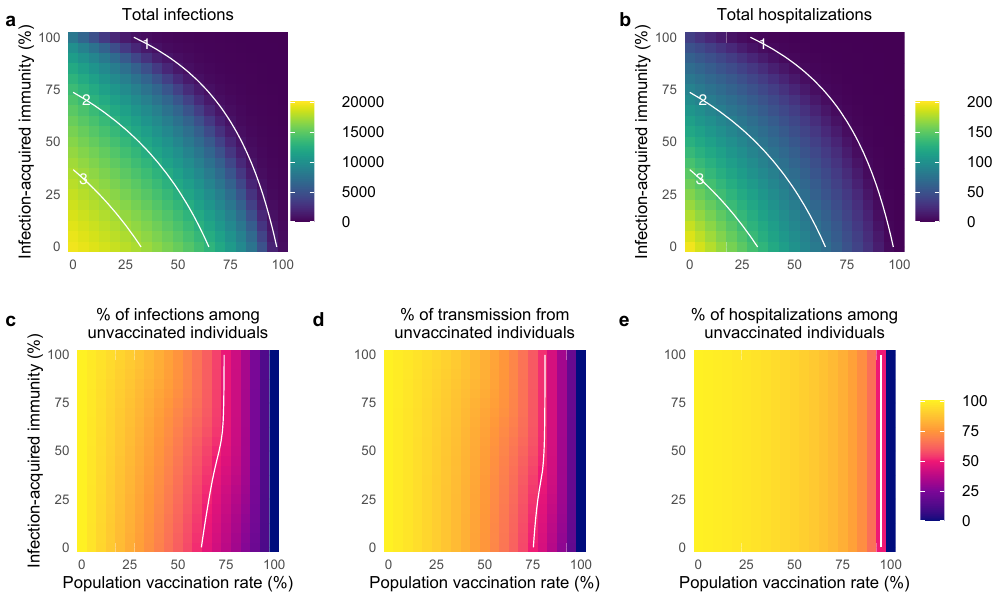

This chart was generated by the following R code:
source("setup.R")

# _____________________________________________________________________
# FIGURE 2: ####
# Reff, % infections in the unvaccinated and % infections driven by the unvaccinated over phi and psi
#
#* I: Get data ####
#* If you want to generate data yourself, start here! Otherwise, skip to line 133 to use pre-generated dataframes.
# _____________________________________________________________________
ptm <- proc.time()
phi_vec <- seq(0, 1, by = 0.05) # fine grid : by = 0.01 (~2 hr)
psi_vec <- seq(0, 1, by = 0.05)
df <- expand.grid(phi = phi_vec, psi = psi_vec)

df$Reff <- NA
df$tot_hosp <- NA
df$breakthrough <- NA
df$dom_transmission <- NA
df$tot_infections <- NA
df$breakthrough_hosp <- NA

scenarios = c("baseline","waning","boosted","omicron")

for (s in scenarios){
  
  if(s == "baseline"){
    this_VE_I <- baseline_VE_I
    this_VE_S <- baseline_VE_S
    this_VE_P <- baseline_VE_P
    this_H_I  <- baseline_H_I
    this_H_S  <- baseline_H_S
    this_H_P  <- baseline_H_P
    this_X_S  <- delta_X_S
    this_X_I  <- delta_X_I
    this_X_P  <- delta_X_P
    hosp_rate <- infection_hosp_rate_delta
  }
  if(s == "waning"){
    this_VE_I <- waning_VE_I
    this_VE_S <- waning_VE_S
    this_VE_P <- waning_VE_P
    this_H_I  <- waning_H_I
    this_H_S  <- waning_H_S
    this_H_P  <- waning_H_P
    this_X_S  <- delta_X_S
    this_X_I  <- delta_X_I
    this_X_P  <- delta_X_P
    hosp_rate <- infection_hosp_rate_delta
  }
  if(s == "boosted"){
    this_VE_I <- boosted_VE_I
    this_VE_S <- boosted_VE_S
    this_VE_P <- boosted_VE_P
    this_H_I  <- boosted_H_I
    this_H_S  <- boosted_H_S
    this_H_P  <- boosted_H_P
    this_X_S  <- delta_X_S
    this_X_I  <- delta_X_I
    this_X_P  <- delta_X_P
    hosp_rate <- infection_hosp_rate_delta
  }
  if(s == "omicron"){
    this_VE_I <- omicron_VE_I
    this_VE_S <- omicron_VE_S
    this_VE_P <- omicron_VE_P
    this_H_I  <- omicron_H_I
    this_H_S  <- omicron_H_S
    this_H_P  <- omicron_H_P
    this_X_S  <- omicron_X_S
    this_X_I  <- omicron_X_I
    this_X_P  <- omicron_X_P
    hosp_rate <- infection_hosp_rate_omicron
  }
  
  for (i in 1:dim(df)[1]){
    
    df$Reff[i] <- compute_Reff(df$phi[i], VE_I = this_VE_I, VE_S = this_VE_S,
                               theta = 0, q = this_q,
                               df$psi[i], X_I = this_X_I, X_S = this_X_S,
                               H_I = this_H_I, H_S = this_H_S)
    
    df$tot_infections[i] <- compute_tot_infections(df$phi[i], VE_I = this_VE_I, VE_S = this_VE_S,
                                                   theta = 0, q = this_q,
                                                   df$psi[i], X_I = this_X_I, X_S = this_X_S,
                                                   H_I = this_H_I, H_S = this_H_S)
    
    df$breakthrough[i] <- compute_percent_breakthrough_infections(df$phi[i], VE_I = this_VE_I, VE_S = this_VE_S,
                                                                  theta = 0, q = this_q,
                                                                  df$psi[i], X_I = this_X_I, X_S = this_X_S,
                                                                  H_I = this_H_I, H_S = this_H_S)
    
    df$dom_transmission[i] <- (compute_dominant_transmission(df$phi[i], VE_I = this_VE_I, VE_S = this_VE_S,
                                                             theta = 0, q = this_q,
                                                             df$psi[i], X_I = this_X_I, X_S = this_X_S,
                                                             H_I = this_H_I, H_S = this_H_S))*100
    
    df$tot_hosp[i] <- compute_tot_hospitalizations(df$phi[i], VE_I = this_VE_I, VE_S = this_VE_S, VE_P = this_VE_P,
                                                   infection_hosp_rate = hosp_rate,
                                                   theta = 0, q = this_q,
                                                   df$psi[i], X_I = this_X_I, X_S = this_X_S, X_P = this_X_P,
                                                   H_I = this_H_I, H_S = this_H_S, H_P = this_H_P)
    
    df$breakthrough_hosp[i] <- compute_percent_breakthrough_hosp(df$phi[i], VE_I = this_VE_I, VE_S = this_VE_S, VE_P = this_VE_P,
                                                                 infection_hosp_rate = hosp_rate,
                                                                 theta = 0, q = this_q,
                                                                 df$psi[i], X_I = this_X_I, X_S = this_X_S, X_P = this_X_P,
                                                                 H_I = this_H_I, H_S = this_H_S, H_P = this_H_P)
  }
  
  if(s == "baseline"){
    baselinedf <- df
  }
  if(s == "waning"){
    waningdf <- df
  }
  if(s == "boosted"){
    boosteddf <- df
  }
  if(s == "omicron"){
    omicrondf <- df
  }
  
}
proc.time() - ptm

# If you want to save the dataframe that was run, uncomment the lines below
# saveRDS(baselinedf,file="df_Fig2_baseline.RData")
# saveRDS(waningdf,file="df_Fig2_waning.RData")
# saveRDS(boosteddf,file="df_Fig2_boosted.RData")
# saveRDS(omicrondf,file="df_Fig2_omicron.RData")


# If you didn't generate new dateframes, read in saved dataframes
baselinedf <- readRDS("dataframes/df_Fig2_baseline.RData")
waningdf <- readRDS("dataframes/df_Fig2_waning.RData")
boosteddf <- readRDS("dataframes/df_Fig2_boosted.RData")
omicrondf <- readRDS("dataframes/df_Fig2_omicron.RData")

# _____________________________________________________________________
#* II: Plot fig2 ####
# _____________________________________________________________________
theme_set(theme_minimal(base_size = 11))
theme_update(text = element_text(family="Arial", size = 11),
             plot.title = element_text(size = 11, hjust = 0.5, family="Arial"))

#** plot infections heatmap with Reff contours ####
p_Reff_inf <- ggplot(baselinedf, aes(x = phi*100, y = psi*100, z = Reff)) +
  geom_raster(aes(fill = tot_infections)) +
  geom_contour(breaks = 1:R0, size = 0.4, color = "white") +
  scale_y_continuous(expand = c(0, 0)) +
  scale_x_continuous(expand = c(0, 0)) +
  ylab("Infection-acquired\nimmunity (%)") +
  xlab("Population vaccination rate (%)") +
  #ggtitle(expression(R[eff])) +
  ggtitle("\nTotal infections") +
  scale_fill_viridis(option="viridis", limits = c(0, N)) +
  coord_fixed(1) +
  labs(fill = "") +
  theme(legend.text = element_text(size = 10),
        legend.spacing.x = unit(0.15, 'cm'))

#** plot hospitalizations heatmap with Reff contours ####
p_Reff_hosp <- ggplot(baselinedf, aes(x = phi*100, y = psi*100, z = Reff)) +
  geom_raster(aes(fill = tot_hosp)) +
  geom_contour(breaks = 1:R0, size = 0.4, color = "white") +
  scale_y_continuous(expand = c(0, 0)) +
  scale_x_continuous(expand = c(0, 0)) +
  ylab("Infection-acquired\nimmunity (%)") +
  xlab("Population vaccination rate (%)") +
  #ggtitle(expression(R[eff])) +
  ggtitle("\nTotal hospitalizations") +
  scale_fill_viridis(option="viridis", limits = c(0, 400)) +
  coord_fixed(1) +
  labs(fill = "") +
  theme(legend.text = element_text(size = 10),
        legend.spacing.x = unit(0.15, 'cm'))

#** plot % infections in the unvaccinated ####
p_infection <- ggplot(baselinedf, aes(x = phi*100, y = psi*100, z = breakthrough)) +
  geom_raster(aes(fill = 100 - breakthrough)) +
  stat_contour(breaks = c(50), size = 0.4, col = "white") +
  scale_y_continuous(expand = c(0,0)) +
  scale_x_continuous(expand = c(0,0)) +
  ylab("Infection-acquired immunity (%)") +
  xlab("Population vaccination rate (%)") +
  ggtitle("% of infections among\nunvaccinated individuals") +
  labs(fill = "Percent\ninfections\nin vacc.") +
  theme(legend.position = "none") +
  scale_fill_gradientn(colours = cet_pal(5, name = "inferno")) +
  coord_fixed(1)

#** plot dominant transmission ####
p_transmission <- ggplot(baselinedf, aes(x = phi*100, y = psi*100, z = dom_transmission)) +
  geom_raster(aes(fill = dom_transmission)) +
  stat_contour(breaks = c(50), size = 0.4, color = "white") +
  scale_y_continuous(expand = c(0,0)) +
  scale_x_continuous(expand = c(0,0)) +
  ylab("") + # ylab("Infection-acquired immunity (%)") +
  xlab("Population vaccination rate (%)") +
  ggtitle("% of transmission from\nunvaccinated individuals") +
  labs(fill = "")+ #"Percent of\ntransmission\nby unvacc.") +
  theme(legend.text = element_text(size = 10),
        legend.title = element_text(size = 10),
        legend.title.align = 0.5,
        legend.spacing.x = unit(0.15, 'cm')) +
  scale_fill_gradientn(colours = cet_pal(5, name = "inferno"))+
  coord_fixed(1)

#** plot % hospitalizations in the unvaccinated ####
p_hospitalization <- ggplot(baselinedf, aes(x = phi*100, y = psi*100, z = breakthrough_hosp)) +
  geom_raster(aes(fill = 100 - breakthrough_hosp)) +
  stat_contour(breaks = c(50), size = 0.4, col = "white") +
  scale_y_continuous(expand = c(0,0)) +
  scale_x_continuous(expand = c(0,0)) +
  ylab("") + # ylab("Infection-acquired immunity (%)") +
  xlab("Population vaccination rate (%)") +
  ggtitle("% of hospitalizations among\nunvaccinated individuals") +
  labs(fill = "Percent\nhospitalizations\nin vacc.") +
  theme(legend.position = "none") +
  scale_fill_gradientn(colours = cet_pal(5, name = "inferno")) +
  coord_fixed(1)

inf_legend <- get_legend(p_Reff_inf)
p_Reff_inf <- p_Reff_inf + theme(legend.position = "none")

hosp_legend <- get_legend(p_Reff_hosp)
p_Reff_hosp <- p_Reff_hosp + theme(legend.position = "none")

percent_legend <- get_legend(p_transmission)
p_transmission <- p_transmission + theme(legend.position = "none")

fig2toprow <- ggarrange(NULL,p_Reff_inf, NULL, inf_legend, NULL, p_Reff_hosp, NULL, hosp_legend,
                     labels = c(NA, "a", NA, NA, "b", NA, NA, NA),
                     nrow = 1,
                     ncol = 8,
                     #align = "hv",
                     widths = c(0.1, 1, -0.05, 0.5, 0.01, 1, -0.05, 0.5),
                     label.y = 0.95)

fig2bottomrow <- ggarrange(p_infection, NULL, p_transmission, NULL, p_hospitalization, percent_legend,
                        labels = c("c", NA, "d", NA, "e", NA),
                        nrow = 1,
                        ncol = 6,
                        #align = "hv",
                        widths = c(1, 0.05, 1, 0.05, 1, 0.3),
                        label.y = 1)


lay <- cbind(c(1, 2))

fig2 <- arrangeGrob(fig2toprow, fig2bottomrow, layout_matrix = lay,
                    heights = c(1, 1))
plot(fig2)

ggsave("Fig2.pdf", fig2, device = cairo_pdf, width = 8, height = 5)
ggsave("Fig2.png", fig2, device = png, width = 8, height = 5)
ggsave("Fig2.svg", fig2, device = svg, width = 8, height = 5)